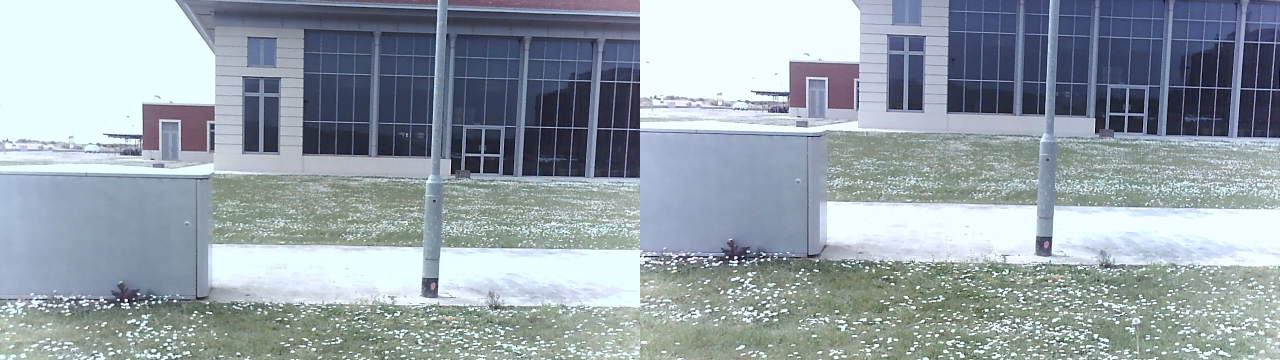
#> input picture vision/final/disparityTest/720_2019-04-23-14-05-17.png, 2560 x 720 px, found by its file name (shown at 1/2 size)
$ python sliderDisparityBM.py
#> lines starting #> are read from the running program, lines starting #| are printed output that depends on the picture
import cv2
import numpy as np

def nothing(x):
    pass

cv2.namedWindow('image')

# create trackbars for color change
cv2.createTrackbar('1','image',0,255,nothing)
cv2.createTrackbar('2','image',0,255,nothing)
cv2.createTrackbar('3','image',0,255,nothing)
cv2.createTrackbar('4','image',0,255,nothing)
cv2.createTrackbar('5','image',0,255,nothing)
cv2.createTrackbar('6','image',0,255,nothing)
cv2.createTrackbar('7','image',0,255,nothing)
cv2.createTrackbar('8','image',0,255,nothing)

imageCombined  = cv2.imread('720_2019-04-23-14-05-17.png')
#> imageCombined is the input picture: shape (720, 2560, 3); mean B, G, R 169.6, 161.7, 149.7

WIDTH = 1280

imageLeft = imageCombined[:, 0:WIDTH]
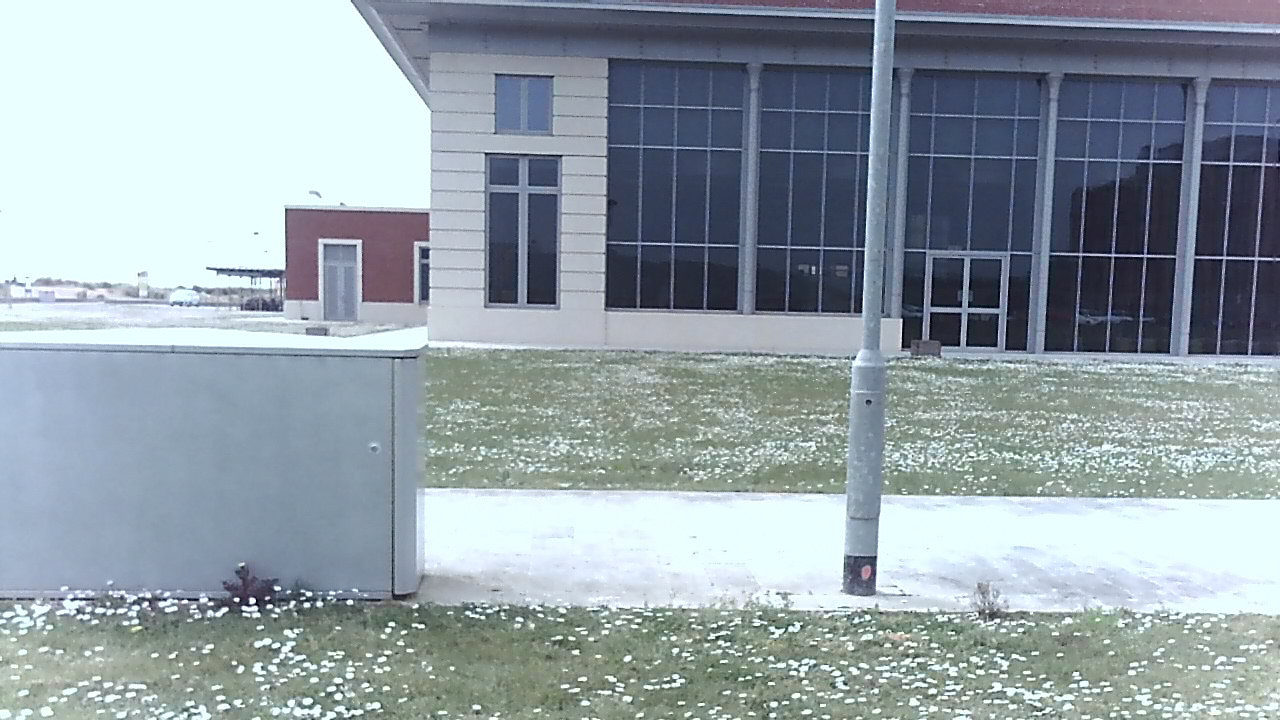
#> imageLeft: shape (720, 1280, 3); mean B, G, R 167.6, 159.8, 147.2
imageRight = imageCombined[:, WIDTH:2*WIDTH]
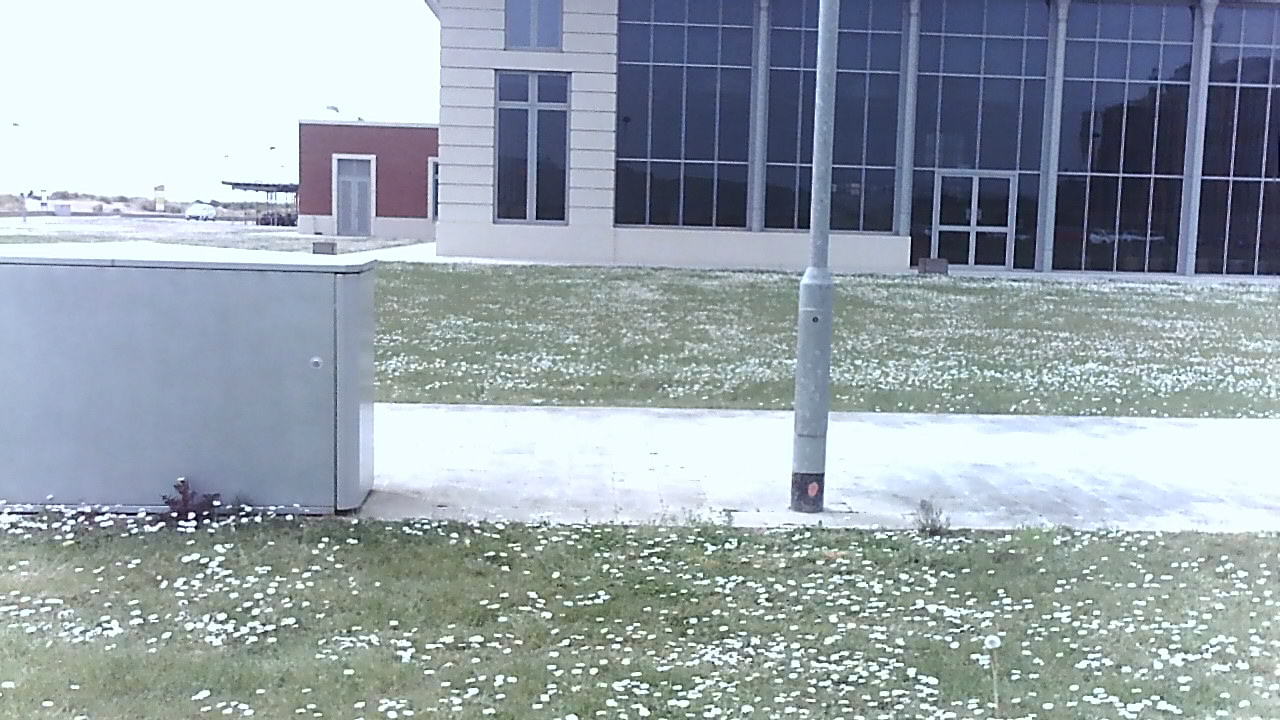
#> imageRight: shape (720, 1280, 3); mean B, G, R 171.6, 163.5, 152.2

#> (the run stopped early here; a loop or call above may not have finished)
